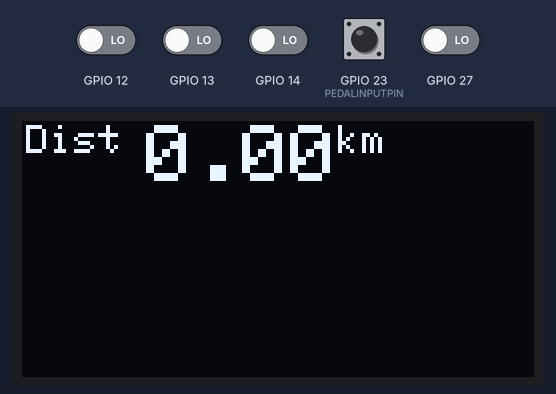
Simulated run of this sketch. Board: ESP32. On the bench: 128×64 one-colour display. The test bench sets the inputs (shaded band); at power-on: GPIO 23 (PEDALINPUTPIN) HIGH, GPIO 12–14, GPIO 27 LOW. The display library's start-up logo is not drawn; USB keyboard and mouse output is not drawn.

Above: at 1.4 s.

The sketch:

GridAutosportMultiplayerwithOLED.ino
```cpp
//Exercise bike configured for Grid Autosport Multiplayer with OLED display added.
/* ESP32 Gamepad library, https://github.com/lemmingDev/ESP32-BLE-Gamepad */
#include <BleGamepad.h>
#include <Wire.h> //For I2C Serial communiction.
#include <Adafruit_GFX.h> //To display graphics on the OLED display
#include <Adafruit_SSD1306.h>

#define SCREEN_WIDTH 128 // OLED display width, in pixels
#define SCREEN_HEIGHT 64 // OLED display height, in pixels

#define OLED_RESET     -1 // Reset pin # (or -1 if sharing Arduino reset pin)
#define SCREEN_ADDRESS 0x3C // Run the I2C scan example to find the address of the OLED display
Adafruit_SSD1306 display(SCREEN_WIDTH, SCREEN_HEIGHT, &Wire, OLED_RESET);

BleGamepad bleGamepad;

/*count variable declared as volatile, as it is being accessed by both interrupt service routine and main program.
So the compiler is directed to load variable from RAM instead of registers. */
volatile int count = 0;
volatile int frequency;

//variable to keep track of distance
float dist = 0;

//three variables for seconds, minutes and hours pedaled.
int s = 0;
int m = 0;
int h = 0;

/*pin connected to exercise bike magnetic switch*/
#define PEDALINPUTPIN 23

/*variable to calculate gamepad trigger value from pedal count*/
unsigned long triggerVal;
/*variable to keep track of the mainloop*/
int loopcount = 0;

/*var of portMUX_TYPE takes care of synchronization between main loop and interrupt service routine*/
portMUX_TYPE synch = portMUX_INITIALIZER_UNLOCKED;

/*Interrupt Service Routine, IRAM_ATTR specifies isr should be in RAM, it is faster than flash*/
void IRAM_ATTR isr() {
  portENTER_CRITICAL(&synch); /*macros to disable further interrupts or change priority*/
  count++;                    /*Increment count*/
  portEXIT_CRITICAL(&synch);
}


void setup() {

  pinMode(PEDALINPUTPIN, INPUT_PULLUP); /*The pedal input pin attached to the magnetic switch is pulled up.*/
  attachInterrupt(PEDALINPUTPIN,isr,FALLING); /*Calls the ISR everytime a falling edge on the pedal signal is detected*/

  pinMode(27, INPUT); /*The touch modules are connected to the following ESP32 GPIO pins*/
  pinMode(14, INPUT);
  pinMode(12, INPUT);
  pinMode(13, INPUT);

  //Serial.begin(115200); //Serial communication used for debuging code.
  bleGamepad.begin();
  display.begin(SSD1306_SWITCHCAPVCC, SCREEN_ADDRESS);
}

void loop(){
  //if(bleGamepad.isConnected()){
   /*commented the above line as we want the display to be updated even without being used as a gamepad.*/
    if (digitalRead(12) == HIGH) //Touchpad1
    {
      bleGamepad.press(BUTTON_1); //xbox button a
      //Serial.println("Touchpad1 pressed");
    }
    else
    {
      bleGamepad.release(BUTTON_1);
    }
    if (digitalRead(13) == HIGH)//Touchpad2
    {
      bleGamepad.setX(-32767); //Left stick set to left most position.
      //Serial.println("Touchpad2 pressed");
    }
    else if (digitalRead(14) == HIGH)//Touchpad4
    {
      bleGamepad.setX(32767); //Left stick set to right most position.
      //Serial.println("Touchpad4 pressed");
    }
    else
    {
      bleGamepad.setX(0); //Default center position.
    }
    if (digitalRead(27) == HIGH)//Touchpad3
    {
      bleGamepad.press(BUTTON_2); //xbox b button
      //Serial.println("Touchpad3 pressed");
    }
    else
    {
      bleGamepad.release(BUTTON_2);
    }

    if (frequency > 1){ /*Accelerate even when a single pulse is detected, in android the trigger acts a button,
                          pressing the button longer increases the acceleration.*/
      bleGamepad.press(BUTTON_9);
      //Serial.println("Accelerate!");
    }
    delay(50);
    bleGamepad.release(BUTTON_9); /*Release the trigger every 50 milliseconds.*/
    loopcount++;
    if (loopcount == 13){ /*Reset the pedal count every 650 milisecond. This ensures that the trigger is not immediately released.*/
     frequency = count;
     count = 0;
     loopcount = 0;
     dist = dist + 0.001*frequency; /*just made up this formula, 1 pulse is considered as a meter.*/
     display.display();
     display.clearDisplay();  /*Below lines are to display distance.*/
     display.setTextSize(1);
     display.setTextColor(WHITE);
     display.setCursor(1,1);
     display.print("Dist ");
     display.setTextSize(2);
     display.print(dist);
     display.setTextSize(1);
     display.println("km");
     display.setTextSize(2);
     display.println(" ");
     display.println(" ");
    }
 //}
}
```
